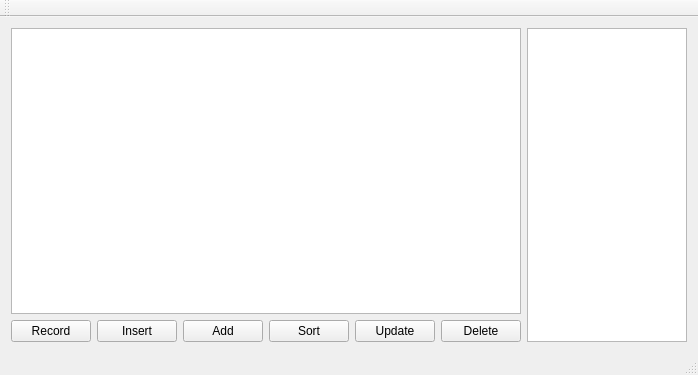
<?xml version="1.0" encoding="UTF-8"?>
<ui version="4.0">
 <class>MainWindow</class>
 <widget class="QMainWindow" name="MainWindow">
  <property name="geometry">
   <rect>
    <x>0</x>
    <y>0</y>
    <width>698</width>
    <height>375</height>
   </rect>
  </property>
  <property name="windowTitle">
   <string>MainWindow</string>
  </property>
  <widget class="QWidget" name="centralWidget">
   <layout class="QGridLayout" name="gridLayout">
    <item row="0" column="0" colspan="6">
     <widget class="QTableView" name="tableView"/>
    </item>
    <item row="0" column="6" rowspan="2">
     <widget class="QTextEdit" name="textEdit">
      <property name="sizePolicy">
       <sizepolicy hsizetype="Expanding" vsizetype="Expanding">
        <horstretch>0</horstretch>
        <verstretch>0</verstretch>
       </sizepolicy>
      </property>
      <property name="minimumSize">
       <size>
        <width>0</width>
        <height>0</height>
       </size>
      </property>
      <property name="maximumSize">
       <size>
        <width>200</width>
        <height>16777215</height>
       </size>
      </property>
      <property name="sizeIncrement">
       <size>
        <width>200</width>
        <height>0</height>
       </size>
      </property>
     </widget>
    </item>
    <item row="1" column="0">
     <widget class="QPushButton" name="Record">
      <property name="text">
       <string>Record</string>
      </property>
     </widget>
    </item>
    <item row="1" column="1">
     <widget class="QPushButton" name="Insert">
      <property name="text">
       <string>Insert</string>
      </property>
     </widget>
    </item>
    <item row="1" column="2">
     <widget class="QPushButton" name="Add">
      <property name="text">
       <string>Add</string>
      </property>
     </widget>
    </item>
    <item row="1" column="3">
     <widget class="QPushButton" name="Sort">
      <property name="text">
       <string>Sort</string>
      </property>
     </widget>
    </item>
    <item row="1" column="4">
     <widget class="QPushButton" name="Update">
      <property name="text">
       <string>Update</string>
      </property>
     </widget>
    </item>
    <item row="1" column="5">
     <widget class="QPushButton" name="Delete">
      <property name="text">
       <string>Delete</string>
      </property>
     </widget>
    </item>
   </layout>
  </widget>
  <widget class="QMenuBar" name="menuBar">
   <property name="geometry">
    <rect>
     <x>0</x>
     <y>0</y>
     <width>698</width>
     <height>23</height>
    </rect>
   </property>
  </widget>
  <widget class="QToolBar" name="mainToolBar">
   <attribute name="toolBarArea">
    <enum>TopToolBarArea</enum>
   </attribute>
   <attribute name="toolBarBreak">
    <bool>false</bool>
   </attribute>
  </widget>
  <widget class="QStatusBar" name="statusBar"/>
 </widget>
 <layoutdefault spacing="6" margin="11"/>
 <resources/>
 <connections/>
</ui>
